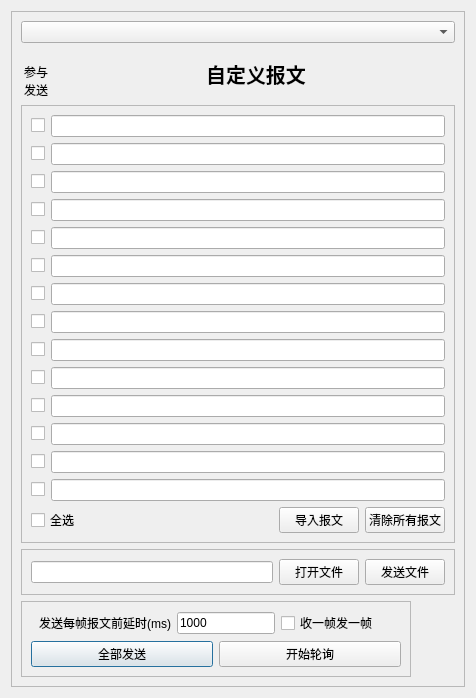
<?xml version="1.0" encoding="UTF-8"?>
<ui version="4.0">
 <class>DialogSendData</class>
 <widget class="QDialog" name="DialogSendData">
  <property name="geometry">
   <rect>
    <x>0</x>
    <y>0</y>
    <width>476</width>
    <height>688</height>
   </rect>
  </property>
  <property name="windowTitle">
   <string>自定义报文</string>
  </property>
  <layout class="QHBoxLayout" name="horizontalLayout_18">
   <item>
    <widget class="QFrame" name="frame">
     <property name="frameShape">
      <enum>QFrame::StyledPanel</enum>
     </property>
     <property name="frameShadow">
      <enum>QFrame::Plain</enum>
     </property>
     <layout class="QGridLayout" name="gridLayout">
      <item row="1" column="0" colspan="2">
       <layout class="QHBoxLayout" name="horizontalLayout_17">
        <item>
         <widget class="QLabel" name="label">
          <property name="maximumSize">
           <size>
            <width>30</width>
            <height>16777215</height>
           </size>
          </property>
          <property name="text">
           <string>参与发送</string>
          </property>
          <property name="alignment">
           <set>Qt::AlignBottom|Qt::AlignHCenter</set>
          </property>
          <property name="wordWrap">
           <bool>true</bool>
          </property>
         </widget>
        </item>
        <item>
         <widget class="QLabel" name="label_9">
          <property name="minimumSize">
           <size>
            <width>0</width>
            <height>50</height>
           </size>
          </property>
          <property name="maximumSize">
           <size>
            <width>16777215</width>
            <height>16777215</height>
           </size>
          </property>
          <property name="font">
           <font>
            <pointsize>15</pointsize>
            <weight>75</weight>
            <bold>true</bold>
           </font>
          </property>
          <property name="text">
           <string>自定义报文</string>
          </property>
          <property name="alignment">
           <set>Qt::AlignCenter</set>
          </property>
         </widget>
        </item>
       </layout>
      </item>
      <item row="4" column="0">
       <widget class="QFrame" name="frame_4">
        <property name="maximumSize">
         <size>
          <width>400</width>
          <height>16777215</height>
         </size>
        </property>
        <property name="frameShape">
         <enum>QFrame::StyledPanel</enum>
        </property>
        <property name="frameShadow">
         <enum>QFrame::Plain</enum>
        </property>
        <layout class="QVBoxLayout" name="verticalLayout_3">
         <item>
          <layout class="QHBoxLayout" name="horizontalLayout_15">
           <item>
            <widget class="QLabel" name="label_4">
             <property name="minimumSize">
              <size>
               <width>140</width>
               <height>0</height>
              </size>
             </property>
             <property name="maximumSize">
              <size>
               <width>150</width>
               <height>16777215</height>
              </size>
             </property>
             <property name="text">
              <string>发送每帧报文前延时(ms)</string>
             </property>
             <property name="alignment">
              <set>Qt::AlignRight|Qt::AlignTrailing|Qt::AlignVCenter</set>
             </property>
            </widget>
           </item>
           <item>
            <widget class="QLineEdit" name="timeinterval">
             <property name="maximumSize">
              <size>
               <width>100</width>
               <height>16777215</height>
              </size>
             </property>
             <property name="text">
              <string>1000</string>
             </property>
            </widget>
           </item>
           <item>
            <widget class="QCheckBox" name="Cb_recv">
             <property name="minimumSize">
              <size>
               <width>120</width>
               <height>0</height>
              </size>
             </property>
             <property name="text">
              <string>收一帧发一帧</string>
             </property>
            </widget>
           </item>
          </layout>
         </item>
         <item>
          <layout class="QHBoxLayout" name="horizontalLayout_16">
           <item>
            <widget class="QPushButton" name="btnSendAll">
             <property name="minimumSize">
              <size>
               <width>150</width>
               <height>0</height>
              </size>
             </property>
             <property name="text">
              <string>全部发送</string>
             </property>
            </widget>
           </item>
           <item>
            <widget class="QPushButton" name="btnSendcycle">
             <property name="minimumSize">
              <size>
               <width>150</width>
               <height>0</height>
              </size>
             </property>
             <property name="text">
              <string>开始轮询</string>
             </property>
            </widget>
           </item>
          </layout>
         </item>
        </layout>
       </widget>
      </item>
      <item row="5" column="0">
       <spacer name="verticalSpacer">
        <property name="orientation">
         <enum>Qt::Vertical</enum>
        </property>
        <property name="sizeHint" stdset="0">
         <size>
          <width>20</width>
          <height>40</height>
         </size>
        </property>
       </spacer>
      </item>
      <item row="2" column="0" colspan="2">
       <widget class="QFrame" name="frame_3">
        <property name="frameShape">
         <enum>QFrame::StyledPanel</enum>
        </property>
        <property name="frameShadow">
         <enum>QFrame::Plain</enum>
        </property>
        <layout class="QVBoxLayout" name="verticalLayout">
         <item>
          <layout class="QHBoxLayout" name="horizontalLayout">
           <item>
            <widget class="QCheckBox" name="checkBox1">
             <property name="text">
              <string/>
             </property>
            </widget>
           </item>
           <item>
            <widget class="QLineEdit" name="linedata1"/>
           </item>
          </layout>
         </item>
         <item>
          <layout class="QHBoxLayout" name="horizontalLayout_2">
           <item>
            <widget class="QCheckBox" name="checkBox2">
             <property name="text">
              <string/>
             </property>
            </widget>
           </item>
           <item>
            <widget class="QLineEdit" name="linedata2"/>
           </item>
          </layout>
         </item>
         <item>
          <layout class="QHBoxLayout" name="horizontalLayout_3">
           <item>
            <widget class="QCheckBox" name="checkBox3">
             <property name="text">
              <string/>
             </property>
            </widget>
           </item>
           <item>
            <widget class="QLineEdit" name="linedata3"/>
           </item>
          </layout>
         </item>
         <item>
          <layout class="QHBoxLayout" name="horizontalLayout_4">
           <item>
            <widget class="QCheckBox" name="checkBox4">
             <property name="text">
              <string/>
             </property>
            </widget>
           </item>
           <item>
            <widget class="QLineEdit" name="linedata4"/>
           </item>
          </layout>
         </item>
         <item>
          <layout class="QHBoxLayout" name="horizontalLayout_5">
           <item>
            <widget class="QCheckBox" name="checkBox5">
             <property name="text">
              <string/>
             </property>
            </widget>
           </item>
           <item>
            <widget class="QLineEdit" name="linedata5"/>
           </item>
          </layout>
         </item>
         <item>
          <layout class="QHBoxLayout" name="horizontalLayout_6">
           <item>
            <widget class="QCheckBox" name="checkBox6">
             <property name="text">
              <string/>
             </property>
            </widget>
           </item>
           <item>
            <widget class="QLineEdit" name="linedata6"/>
           </item>
          </layout>
         </item>
         <item>
          <layout class="QHBoxLayout" name="horizontalLayout_7">
           <item>
            <widget class="QCheckBox" name="checkBox7">
             <property name="text">
              <string/>
             </property>
            </widget>
           </item>
           <item>
            <widget class="QLineEdit" name="linedata7"/>
           </item>
          </layout>
         </item>
         <item>
          <layout class="QHBoxLayout" name="horizontalLayout_8">
           <item>
            <widget class="QCheckBox" name="checkBox8">
             <property name="text">
              <string/>
             </property>
            </widget>
           </item>
           <item>
            <widget class="QLineEdit" name="linedata8"/>
           </item>
          </layout>
         </item>
         <item>
          <layout class="QHBoxLayout" name="horizontalLayout_9">
           <item>
            <widget class="QCheckBox" name="checkBox9">
             <property name="text">
              <string/>
             </property>
            </widget>
           </item>
           <item>
            <widget class="QLineEdit" name="linedata9"/>
           </item>
          </layout>
         </item>
         <item>
          <layout class="QHBoxLayout" name="horizontalLayout_10">
           <item>
            <widget class="QCheckBox" name="checkBox10">
             <property name="text">
              <string/>
             </property>
            </widget>
           </item>
           <item>
            <widget class="QLineEdit" name="linedata10"/>
           </item>
          </layout>
         </item>
         <item>
          <layout class="QHBoxLayout" name="horizontalLayout_11">
           <item>
            <widget class="QCheckBox" name="checkBox11">
             <property name="text">
              <string/>
             </property>
            </widget>
           </item>
           <item>
            <widget class="QLineEdit" name="linedata11"/>
           </item>
          </layout>
         </item>
         <item>
          <layout class="QHBoxLayout" name="horizontalLayout_12">
           <item>
            <widget class="QCheckBox" name="checkBox12">
             <property name="text">
              <string/>
             </property>
            </widget>
           </item>
           <item>
            <widget class="QLineEdit" name="linedata12"/>
           </item>
          </layout>
         </item>
         <item>
          <layout class="QHBoxLayout" name="horizontalLayout_13">
           <item>
            <widget class="QCheckBox" name="checkBox13">
             <property name="text">
              <string/>
             </property>
            </widget>
           </item>
           <item>
            <widget class="QLineEdit" name="linedata13"/>
           </item>
          </layout>
         </item>
         <item>
          <layout class="QHBoxLayout" name="horizontalLayout_14">
           <item>
            <widget class="QCheckBox" name="checkBox14">
             <property name="text">
              <string/>
             </property>
            </widget>
           </item>
           <item>
            <widget class="QLineEdit" name="linedata14"/>
           </item>
          </layout>
         </item>
         <item>
          <layout class="QHBoxLayout" name="horizontalLayout_19">
           <item>
            <widget class="QCheckBox" name="checkBox">
             <property name="text">
              <string>全选</string>
             </property>
            </widget>
           </item>
           <item>
            <spacer name="horizontalSpacer_2">
             <property name="orientation">
              <enum>Qt::Horizontal</enum>
             </property>
             <property name="sizeHint" stdset="0">
              <size>
               <width>40</width>
               <height>20</height>
              </size>
             </property>
            </spacer>
           </item>
           <item>
            <widget class="QPushButton" name="pushButton">
             <property name="text">
              <string>导入报文</string>
             </property>
            </widget>
           </item>
           <item>
            <widget class="QPushButton" name="pushButton_2">
             <property name="text">
              <string>清除所有报文</string>
             </property>
            </widget>
           </item>
          </layout>
         </item>
        </layout>
       </widget>
      </item>
      <item row="0" column="0" colspan="2">
       <widget class="QComboBox" name="comboBox"/>
      </item>
      <item row="3" column="0" colspan="2">
       <widget class="QFrame" name="frame_2">
        <property name="frameShape">
         <enum>QFrame::StyledPanel</enum>
        </property>
        <property name="frameShadow">
         <enum>QFrame::Plain</enum>
        </property>
        <layout class="QHBoxLayout" name="horizontalLayout_20">
         <item>
          <widget class="QLineEdit" name="linefiledir"/>
         </item>
         <item>
          <widget class="QPushButton" name="btnopenfile">
           <property name="text">
            <string>打开文件</string>
           </property>
          </widget>
         </item>
         <item>
          <widget class="QPushButton" name="btnsendfile">
           <property name="text">
            <string>发送文件</string>
           </property>
          </widget>
         </item>
        </layout>
       </widget>
      </item>
      <item row="4" column="1">
       <spacer name="horizontalSpacer">
        <property name="orientation">
         <enum>Qt::Horizontal</enum>
        </property>
        <property name="sizeHint" stdset="0">
         <size>
          <width>40</width>
          <height>20</height>
         </size>
        </property>
       </spacer>
      </item>
     </layout>
    </widget>
   </item>
  </layout>
 </widget>
 <resources/>
 <connections/>
</ui>
